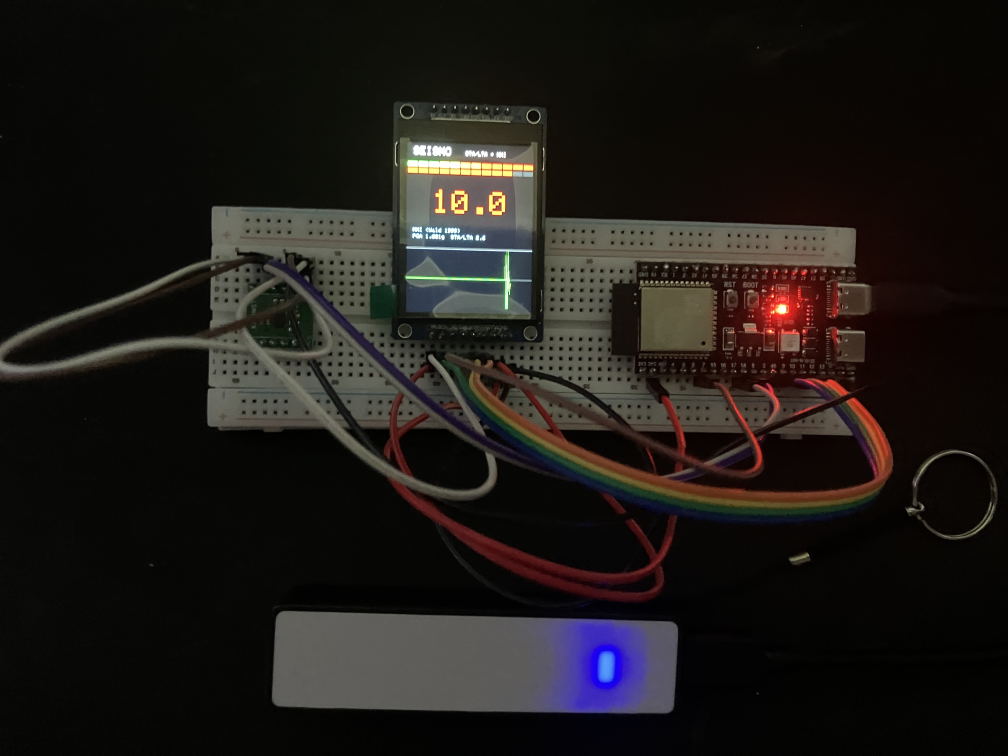
#> input picture docs/assets/07-intensity-ui-src.jpeg, 4032 x 3024 px (shown at 1/4 size)
$ python enhance_phase7.py
#> lines starting #> are read from the running program, lines starting #| are printed output that depends on the picture
"""Crop + enhance the Phase 7 as-built photo.

Source IMG_0389.jpeg is a dark, wide phone shot (power bank + lots of black
background). Crop to the breadboard assembly (TFT + S3 + IMU) and lift
brightness/contrast/colour so the SEISMO readout is legible.

Regenerate: python3 enhance_phase7.py
"""

from PIL import Image, ImageEnhance, ImageFilter

src = Image.open("07-intensity-ui-src.jpeg").convert("RGB")
#> src is the input picture: PIL image 4032x3024 RGB; mean R, G, B 30.3, 26.6, 23.7
W, H = src.size  # 4032 x 3024
#> W = 4032; H = 3024

# Crop to the breadboard row: drop the empty top, the power bank below, and
# trim the far-left/right dead space. Values are fractions of the frame.
left = int(W * 0.02)
#> left = 80
right = int(W * 0.90)
#> right = 3628
top = int(H * 0.11)
#> top = 332
bottom = int(H * 0.66)
#> bottom = 1995
img = src.crop((left, top, right, bottom))
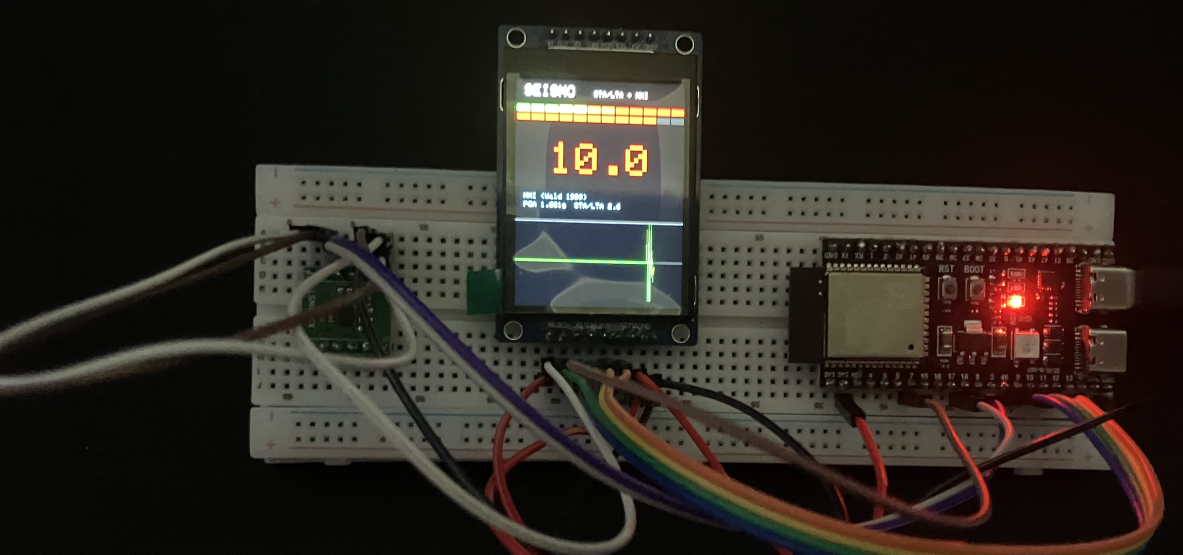
#> img: PIL image 3548x1663 RGB (shown at 1/3 size); mean R, G, B 44.2, 38.6, 32

# Tone: lift the dark exposure, then add contrast and a little colour/sharpness.
img = ImageEnhance.Brightness(img).enhance(1.7)
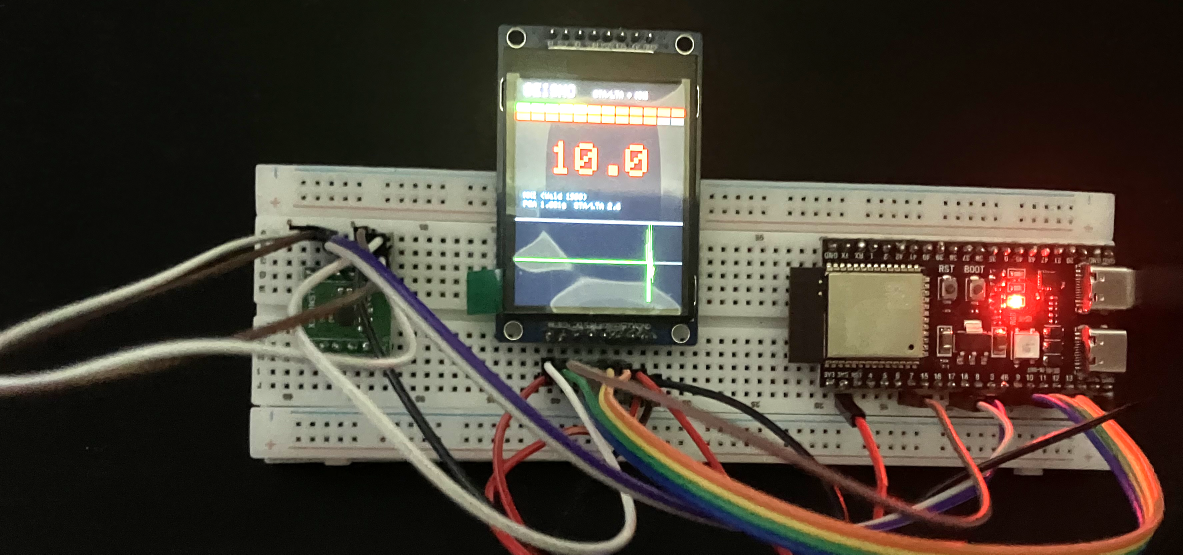
#> img: PIL image 3548x1663 RGB (shown at 1/3 size); mean R, G, B 72.4, 63.4, 53.2
img = ImageEnhance.Contrast(img).enhance(1.25)
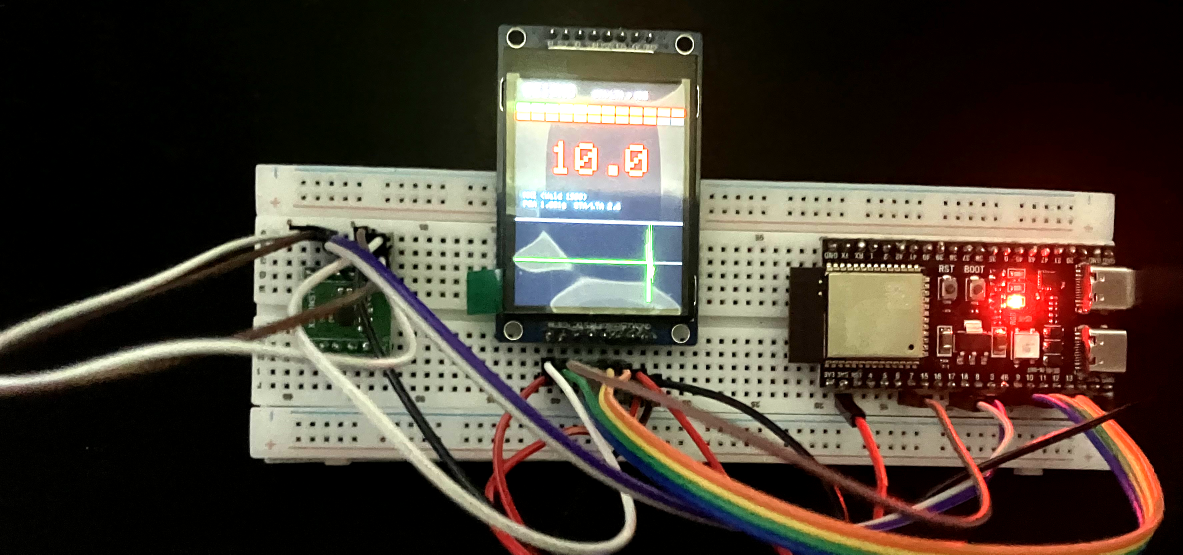
#> img: PIL image 3548x1663 RGB (shown at 1/3 size); mean R, G, B 73.4, 63.2, 52.7
img = ImageEnhance.Color(img).enhance(1.2)
img = ImageEnhance.Sharpness(img).enhance(1.4)

# Keep it a sensible web width.
target_w = 1600
if img.width > target_w:
    ratio = target_w / img.width
#> ratio = 0.451
    img = img.resize((target_w, int(img.height * ratio)), Image.Resampling.LANCZOS)
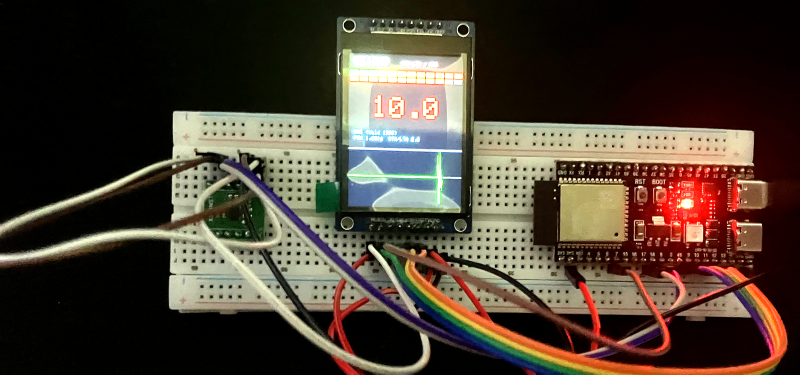
#> img: PIL image 1600x749 RGB (shown at 1/2 size); mean R, G, B 74.2, 62.5, 50.3

img.save("07-intensity-ui-demo.png")
print(f"ok -> 07-intensity-ui-demo.png {img.size}")
#| ok -> 07-intensity-ui-demo.png (1600, 749)
